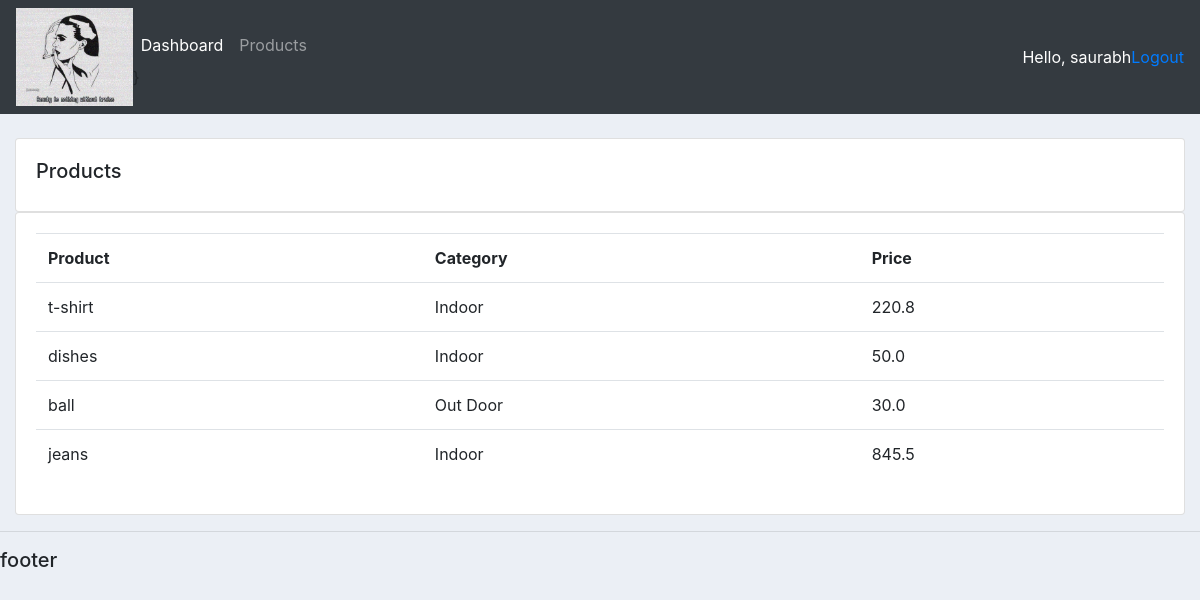
Page /accounts/products/ (signed in) on the committed database.
### accounts/models.py (models this page shows, shortened)
class Product(models.Model):
	CATEGORY=(
		('Indoor','Indoor'),
		('Out Door','Out Door'),
		)
	name=models.CharField(max_length=200,null=True)
	price=models.FloatField(null=True)
	category=models.CharField(max_length=200,null=True,choices=CATEGORY)
	description=models.CharField(max_length=200,null=True,blank=True)
	date_created=models.DateTimeField(auto_now_add=True,null=True)
	tag=models.ManyToManyField(Tag)

### accounts/decorators.py (the view)
		def wrapper_func(request,*args,**kwargs):
			group=None
			if request.user.groups.exists():
				group=request.user.groups.all()[0].name
			if group in allowed_roles:
				return view_func(request,*args,**kwargs)
			else:
				return HttpResponse("you are not allowed to see this page")

### accounts/views.py (called while the page is built)
@ login_required(login_url='accounts:LoginPage')
@ allowed_users(allowed_roles=['admin'])
def products(request):
	products=Product.objects.all()
	return render(request,'accounts/products.html',{'products':products})

### accounts/templates/accounts/products.html
{% extends 'accounts/main.html' %}
{% block content %}
<br>
		<div class="row">
			<div class="col-md">
				<div class="card card-body">
					<h5>Products</h5>
				</div>
				<div class="card card-body">
					<table class="table">
						<tr>
							<th>Product</th>
							<th>Category</th>
							<th>Price</th>
						</tr>
						{% for i in products %}
							<tr>
								<td>{{i.name}}</td>
								<td>{{i.category}}</td>
								<td>{{i.price}}</td>
							</tr>
						{% endfor %}
					</table>
				</div>
			</div>
		</div>
{% endblock %}

### accounts/templates/accounts/navbar.html (shortened to what this page needs)
{% load static %}
<nav class="navbar navbar-expand-lg navbar-dark bg-dark">
  <img height=5% width=10% src="{% static 'images/4.jpg' %}">
  <div class="collapse navbar-collapse" id="navbarNav">
    <ul class="navbar-nav">
      {% if request.user.is_staff %}
        <li class="nav-item active">
          <a class="nav-link" href="{% url 'accounts:home' %}">Dashboard</a>
        </li>
        <li class="nav-item">
          <a class="nav-link" href="{% url 'accounts:products' %}">Products</a>
        </li>
      {% else %}
        <li class="nav-item">
          <a class="nav-link" href="{% url 'accounts:accountsSettings' %}"> Settings </a>
        </li>
      {% endif %}
    </ul>
  </div>
  <span style="color:white">Hello, {{request.user}}</span>
  <span><a href="{% url 'accounts:logoutpage' %}">Logout</a></span>
</nav>

### static/css/main.css (style rules this page uses)
body { background-color: #ebeff5; }

### rows in the picture
Product: name "t-shirt", category "Indoor", price "220.8"
Product: name "dishes", category "Indoor", price "50.0"
Product: name "ball", category "Out Door", price "30.0"
Product: name "jeans", category "Indoor", price "845.5"

### other values in the picture
{{ request.user }} "saurabh"
